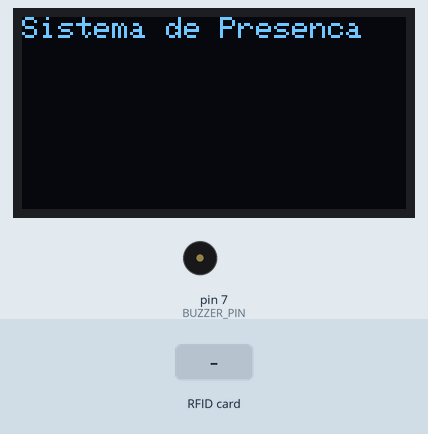
Recording of a sketch running on a simulated Arduino Uno, built with avr-gcc and run on an emulated ATmega328P. Shown: 128×64 one-colour display, buzzer (waves = sounding, pin HIGH). Inputs (shaded band) come from the test bench. Pins used as bus, display or sensor lines are not drawn; what the sketch prints to the serial monitor is not drawn.

Above: at 1.3 s.
1.4 s: RFID card 36 ED 49 5C held to the reader
At 1.54 s:
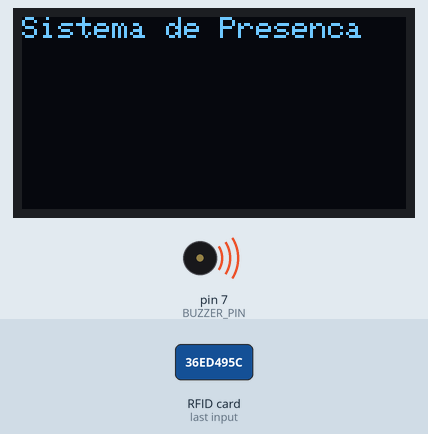
At 2.6 s:
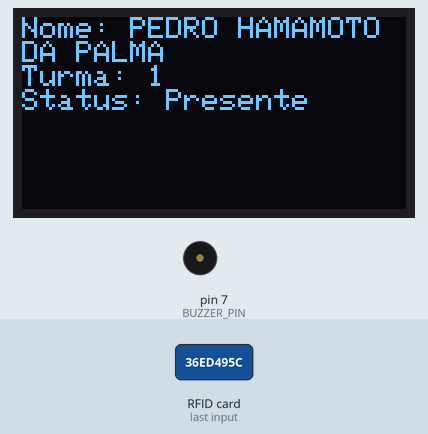
Timing chart, 0 to 4.4 s (numbered marks = the images above; inputs shaded):
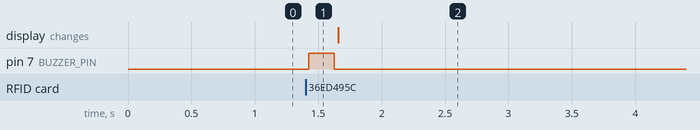

The sketch:

projetoArduino.ino
```cpp
#include <SPI.h>
#include <MFRC522.h>
#include <Wire.h>
#include <Adafruit_GFX.h>
#include <Adafruit_SSD1306.h>

/* ----------- Pinos e periféricos ----------- */
#define SS_PIN       10
#define RST_PIN       9
#define BUZZER_PIN    7

/* ----------- OLED ----------- */
#define SCREEN_WIDTH  128
#define SCREEN_HEIGHT  64
#define OLED_ADDR    0x3C          // Endereço I2C padrão
// -1 porque o módulo de 4 pinos não possui pino RST dedicado
Adafruit_SSD1306 display(SCREEN_WIDTH, SCREEN_HEIGHT, &Wire, -1);

/* ----------- RFID ----------- */
MFRC522 rfid(SS_PIN, RST_PIN);

/* ----------- Estrutura do aluno ----------- */
struct Student {
  byte uid[4];
  const char* name;
  const char* section;
  bool present;
};

Student students[] = {    //editar essa parte conforme for necessário para cadastrar os alunos. deve-se escanear o UID das tags em outro programa e colocar os valores em hexadecimal no campo correspondente
  {{0x36, 0xED, 0x49, 0x5C}, "PEDRO HAMAMOTO DA PALMA", "1", false},
  {{0xD9, 0x58, 0xD0, 0xC2}, "ANDRE PASCOALINI", "2", false},
  {{0x39, 0x17, 0xF5, 0xB9}, "EDUARDO BIUSP", "TURMA 1", false},
};

const int studentCount = sizeof(students) / sizeof(Student);

String inputCommand;

/* ====================================================== */
void setup() {
  Serial.begin(9600);

  pinMode(BUZZER_PIN, OUTPUT);
  SPI.begin();
  rfid.PCD_Init();

  Wire.begin();
  if (!display.begin(SSD1306_SWITCHCAPVCC, OLED_ADDR)) {
    Serial.println(F("OLED não encontrado. Verifique a fiação."));
    while (true);                           // trava se falhar
  }

  display.setTextSize(1.00);                   // Fonte 6×8 px
  display.setTextColor(SSD1306_WHITE);
  showWelcome();

  Serial.println(F("Sistema pronto. Passe o cartão RFID ou digite 'Quantos alunos presentes'"));
}

void loop() {
  checkRFID();
  checkSerialInput();
 // dumpNewUID();
}

/* ------------------- RFID ------------------- */
void checkRFID() {
  if (!rfid.PICC_IsNewCardPresent() || !rfid.PICC_ReadCardSerial())
    return;

  beepBuzzer();

  for (int i = 0; i < studentCount; i++) {
    if (compareUID(rfid.uid.uidByte, students[i].uid)) {
      if (!students[i].present) {
        students[i].present = true;
        showOnOLED(students[i].name, students[i].section, true);
        Serial.print(F("Marcado Presente: "));
      } else {
        showOnOLED(students[i].name, students[i].section, false);
        Serial.print(F("Já marcado: "));
      }
      Serial.println(students[i].name);
      delay(5000);                // mantém mensagem 3 s
      showWelcome();
      break;
    }
  }
  rfid.PICC_HaltA();
}

bool compareUID(byte* a, byte* b) {
  for (int i = 0; i < 4; i++)
    if (a[i] != b[i]) return false;
  return true;
}

/* ------------------- OLED ------------------- */
void showOnOLED(const char* name, const char* section, bool firstTime) {
  display.clearDisplay();
  display.setCursor(0, 0);
  display.print(F("Nome: "));
  display.println(name);
  display.print(F("Turma: "));
  display.println(section);
  display.print(F("Status: "));
  display.println(firstTime ? F("Presente") : F("Ja escaneado"));
  display.display();
}

void showWelcome() {
  display.clearDisplay();
  display.setCursor(0, 0);
  display.println(F("Sistema de Presenca"));
//  display.println(F("      System"));
  display.display();
}

/* ------------------- Serial ------------------- */
void checkSerialInput() {
  while (Serial.available()) {
    char c = Serial.read();
    if (c == '\n') {
      inputCommand.trim();
      if (inputCommand.equalsIgnoreCase("Quantos alunos presentes")) {
        showAttendance();
      }
      inputCommand = "";
    } else {
      inputCommand += c;
    }
  }
}

void showAttendance() {
  Serial.println(F("---- Relatório de presença ----"));
  for (int i = 0; i < studentCount; i++) {
    Serial.print(students[i].name);
    Serial.print(" - ");
    Serial.println(students[i].present ? "Presente" : "Ausente");
  }
  Serial.println(F("---------------------------"));
}

/* ------------------- Buzzer ------------------- */
void beepBuzzer() {
  digitalWrite(BUZZER_PIN, HIGH);
  delay(200);
  digitalWrite(BUZZER_PIN, LOW);
}


void dumpNewUID() {
  if (rfid.PICC_IsNewCardPresent() && rfid.PICC_ReadCardSerial()) {
    Serial.print(F("{"));
    for (byte i = 0; i < rfid.uid.size; i++) {
      Serial.print(F("0x"));
      if (rfid.uid.uidByte[i] < 0x10) Serial.print('0'); // zero à esquerda
      Serial.print(rfid.uid.uidByte[i], HEX);
      if (i < rfid.uid.size - 1) Serial.print(F(", "));
    }
    Serial.println(F("},"));
    rfid.PICC_HaltA();
  }
}
```

Measured:
- after the input at 1.4 s, pin 7 (BUZZER_PIN): LOW → HIGH at once, → LOW 0.20 s later
